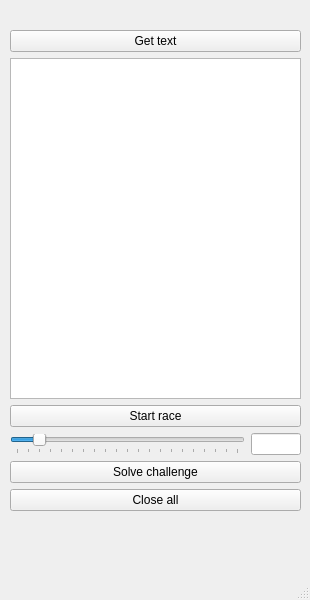
<?xml version="1.0" encoding="UTF-8"?>
<ui version="4.0">
 <class>MainWindow</class>
 <widget class="QMainWindow" name="MainWindow">
  <property name="geometry">
   <rect>
    <x>0</x>
    <y>0</y>
    <width>310</width>
    <height>600</height>
   </rect>
  </property>
  <property name="windowTitle">
   <string>MainWindow</string>
  </property>
  <widget class="QWidget" name="centralwidget">
   <widget class="QWidget" name="verticalLayoutWidget">
    <property name="geometry">
     <rect>
      <x>10</x>
      <y>30</y>
      <width>291</width>
      <height>481</height>
     </rect>
    </property>
    <layout class="QVBoxLayout" name="verticalLayout">
     <item>
      <widget class="QPushButton" name="getTextBtn">
       <property name="text">
        <string>Get text</string>
       </property>
      </widget>
     </item>
     <item>
      <widget class="QTextEdit" name="textEdit">
       <property name="undoRedoEnabled">
        <bool>false</bool>
       </property>
       <property name="acceptRichText">
        <bool>false</bool>
       </property>
      </widget>
     </item>
     <item>
      <widget class="QPushButton" name="startRaceBtn">
       <property name="text">
        <string>Start race</string>
       </property>
      </widget>
     </item>
     <item>
      <layout class="QHBoxLayout" name="horizontalLayout">
       <item>
        <widget class="QSlider" name="speedSlider">
         <property name="enabled">
          <bool>true</bool>
         </property>
         <property name="maximum">
          <number>1000</number>
         </property>
         <property name="value">
          <number>100</number>
         </property>
         <property name="orientation">
          <enum>Qt::Horizontal</enum>
         </property>
         <property name="tickPosition">
          <enum>QSlider::TicksBelow</enum>
         </property>
         <property name="tickInterval">
          <number>50</number>
         </property>
        </widget>
       </item>
       <item>
        <widget class="QLineEdit" name="speedLine">
         <property name="maximumSize">
          <size>
           <width>50</width>
           <height>32</height>
          </size>
         </property>
        </widget>
       </item>
      </layout>
     </item>
     <item>
      <widget class="QPushButton" name="solveChallengeBtn">
       <property name="enabled">
        <bool>true</bool>
       </property>
       <property name="text">
        <string>Solve challenge</string>
       </property>
      </widget>
     </item>
     <item>
      <widget class="QPushButton" name="closeAll">
       <property name="text">
        <string>Close all</string>
       </property>
      </widget>
     </item>
    </layout>
   </widget>
  </widget>
  <widget class="QStatusBar" name="statusbar">
   <property name="sizeGripEnabled">
    <bool>true</bool>
   </property>
  </widget>
 </widget>
 <resources/>
 <connections/>
</ui>
